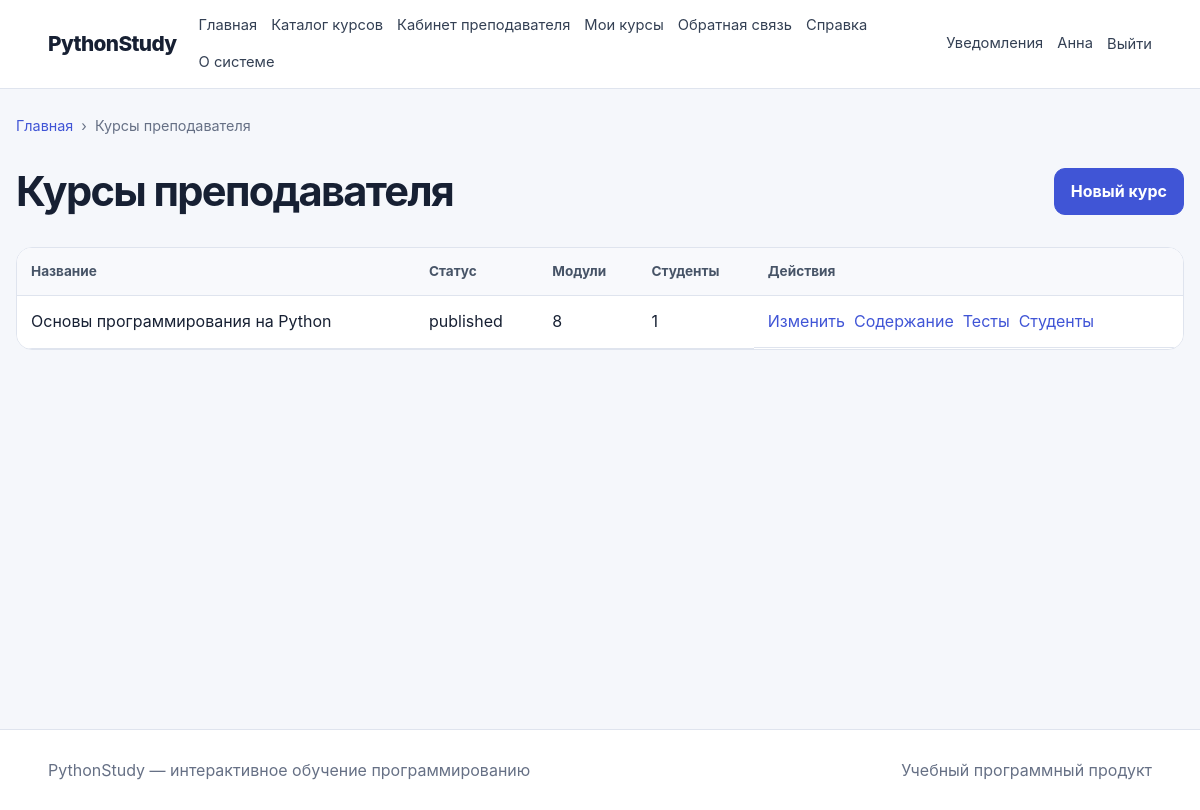
Screenshot of /teacher/courses (signed in) with the database file from the repository.
### app/models/user.py (models this page shows, shortened)
class User(UserMixin, TimestampMixin, db.Model):
    __tablename__ = "users"
    id = db.Column(db.BigInteger().with_variant(db.Integer, "sqlite"), primary_key=True)
    role_id = db.Column(db.BigInteger().with_variant(db.Integer, "sqlite"), db.ForeignKey("roles.id"), nullable=False)
    username = db.Column(db.String(80), unique=True, index=True)
    email = db.Column(db.String(255), unique=True, nullable=False, index=True)
    password_hash = db.Column(db.String(255), nullable=False)
    last_name = db.Column(db.String(100), nullable=False)
    first_name = db.Column(db.String(100), nullable=False)
    middle_name = db.Column(db.String(100))
    avatar_path = db.Column(db.String(500))
    status = db.Column(db.String(30), default="active", nullable=False, index=True)
    is_email_verified = db.Column(db.Boolean, default=False, nullable=False)
    last_login_at = db.Column(db.DateTime(timezone=True))
    role = db.relationship("Role", back_populates="users")
    taught_courses = db.relationship("Course", back_populates="teacher", foreign_keys="Course.teacher_id")
    enrollments = db.relationship("CourseEnrollment", back_populates="user", cascade="all, delete-orphan")
    lesson_progress = db.relationship("LessonProgress", back_populates="user", cascade="all, delete-orphan")
    submissions = db.relationship("Submission", back_populates="user", cascade="all, delete-orphan", foreign_keys="Submission.user_id")
    quiz_attempts = db.relationship("QuizAttempt", back_populates="user", cascade="all, delete-orphan")
    notifications = db.relationship("Notification", back_populates="user", cascade="all, delete-orphan")
    @property
    def is_active_account(self):
        return self.status == "active"
    @property
    def is_active(self):
        return self.is_active_account
    def has_role(self, *codes):
        return bool(self.role and self.role.code in codes)

### app/models/course.py (models this page shows, shortened)
class Course(TimestampMixin, db.Model):
    __tablename__ = "courses"
    id = db.Column(db.BigInteger().with_variant(db.Integer, "sqlite"), primary_key=True)
    teacher_id = db.Column(db.BigInteger().with_variant(db.Integer, "sqlite"), db.ForeignKey("users.id"), nullable=False)
    title = db.Column(db.String(255), nullable=False)
    slug = db.Column(db.String(255), unique=True, nullable=False, index=True)
    short_description = db.Column(db.String(500), nullable=False)
    full_description = db.Column(db.Text, nullable=False)
    cover_path = db.Column(db.String(500))
    difficulty = db.Column(db.String(30), default="beginner", nullable=False)
    status = db.Column(db.String(30), default="draft", nullable=False, index=True)
    estimated_hours = db.Column(db.Integer, default=1, nullable=False)
    passing_score = db.Column(db.Integer, default=70, nullable=False)
    is_sequential = db.Column(db.Boolean, default=True, nullable=False)
    published_at = db.Column(db.DateTime(timezone=True))
    teacher = db.relationship("User", back_populates="taught_courses", foreign_keys=[teacher_id])
    modules = db.relationship("CourseModule", back_populates="course", cascade="all, delete-orphan", order_by="CourseModule.order_index")
    enrollments = db.relationship("CourseEnrollment", back_populates="course", cascade="all, delete-orphan")
    quizzes = db.relationship("Quiz", back_populates="course", cascade="all, delete-orphan")

### app/teacher/routes.py (the view)
@bp.route("/courses")
@roles_required("teacher", "admin")
def courses():
    query = Course.query
    if current_user.has_role("teacher"):
        query = query.filter_by(teacher_id=current_user.id)
    return render_template("teacher/courses.html", courses=query.order_by(Course.created_at.desc()).all(), breadcrumbs=[("Главная", "public.index"), ("Курсы преподавателя", None)])

### app/context_processors.py (called while the page is built)
def inject_global_context():
    return {
        "current_path": request.path,
        "is_authenticated": current_user.is_authenticated,
    }

### app/templates/teacher/courses.html (shortened to what this page needs)
{% extends 'base.html' %}
{% block content %}
  <div class="page-title">
    <h1>Курсы преподавателя</h1>
    <a class="button" href="{{ url_for('teacher.course_create') }}">Новый курс</a>
  </div>
  <div class="table-wrap">
    <table>
      <thead>
        <tr>
          <th>Название</th>
          <th>Статус</th>
          <th>Модули</th>
          <th>Студенты</th>
          <th>Действия</th>
        </tr>
      </thead>
      <tbody>
        {% for course in courses %}
          <tr>
            <td>{{ course.title }}</td>
            <td>{{ course.status }}</td>
            <td>{{ course.modules|length }}</td>
            <td>{{ course.enrollments|length }}</td>
            <td class="actions-cell">
              <a href="{{ url_for('teacher.course_edit', course_id=course.id) }}">Изменить</a>
              <a href="{{ url_for('teacher.course_modules', course_id=course.id) }}">Содержание</a>
              <a href="{{ url_for('teacher.course_quizzes', course_id=course.id) }}">Тесты</a>
              <a href="{{ url_for('teacher.students', course_id=course.id) }}">Студенты</a>
            </td>
          </tr>
        {% else %}
          <tr>
            <td colspan="5">Курсов нет.</td>
          </tr>
        {% endfor %}
      </tbody>
    </table>
  </div>
{% endblock %}

### app/templates/base.html (shortened to what this page needs)
<!DOCTYPE html>
<html lang="ru">
  <head>
    <link rel="stylesheet" href="{{ url_for('static', filename='css/main.css') }}">
    <link rel="stylesheet" href="{{ url_for('static', filename='css/responsive.css') }}">
  </head>
  <body>
    <header class="topbar">
      <a class="brand" href="{{ url_for('public.index') }}">PythonStudy</a>
      <nav class="main-nav" aria-label="Основное меню">
        <a href="{{ url_for('public.index') }}">Главная</a>
        <a href="{{ url_for('public.courses') }}">Каталог курсов</a>
        {% if current_user.is_authenticated and current_user.has_role('student') %}
          <a href="{{ url_for('student.dashboard') }}">Личный кабинет</a>
          <a href="{{ url_for('student.my_courses') }}">Мои курсы</a>
          <a href="{{ url_for('student.submissions') }}">Решения</a>
          <a href="{{ url_for('student.quiz_attempts') }}">Тесты</a>
          <a href="{{ url_for('student.progress') }}">Прогресс</a>
          <a href="{{ url_for('student.achievements') }}">Достижения</a>
        {% elif current_user.is_authenticated and current_user.has_role('teacher') %}
          <a href="{{ url_for('teacher.dashboard') }}">Кабинет преподавателя</a>
          <a href="{{ url_for('teacher.courses') }}">Мои курсы</a>
        {% elif current_user.is_authenticated and current_user.has_role('admin') %}
          <a href="{{ url_for('admin.dashboard') }}">Администрирование</a>
          <a href="{{ url_for('admin.users') }}">Пользователи</a>
          <a href="{{ url_for('admin.settings') }}">Настройки</a>
        {% endif %}
        <a href="{{ url_for('public.feedback') }}">Обратная связь</a>
        <a href="{{ url_for('public.help_page') }}">Справка</a>
        <a href="{{ url_for('public.about') }}">О системе</a>
      </nav>
      <div class="auth-zone">
        {% if current_user.is_authenticated %}
          <a href="{{ url_for('student.notifications') }}">Уведомления</a>
          <a href="{{ url_for('student.profile') }}">{{ current_user.first_name }}</a>
          <form method="post" action="{{ url_for('auth.logout') }}" class="inline-form">
            <button class="link-button" type="submit">Выйти</button>
          </form>
        {% else %}
          <a href="{{ url_for('auth.login') }}">Войти</a>
          <a class="button small" href="{{ url_for('auth.register') }}">Регистрация</a>
        {% endif %}
      </div>
    </header>
    <main class="page-shell">
      {% include 'partials/breadcrumbs.html' %}
      {% block content %}{% endblock %}
    </main>
    <footer class="footer">
      <div>PythonStudy — интерактивное обучение программированию</div>
      <div>Учебный программный продукт</div>
    </footer>
  </body>
</html>

### app/static/css/main.css (style rules this page uses)
:root { --bg: #f5f7fb; --surface: #ffffff; --surface-soft: #eef2ff; --text: #172033; --muted: #667085; --line: #dfe4ee; --primary: #4055d6; --primary-dark: #2f43b9; --success: #18794e; --danger: #b42318; --warning: #a15c00; --radius: 16px; --shadow: 0 12px 35px rgba(27, 39, 94, 0.08); }
* { box-sizing: border-box; }
html { scroll-behavior: smooth; }
body { margin: 0; font-family: Inter, -apple-system, BlinkMacSystemFont, "Segoe UI", sans-serif; color: var(--text); background: var(--bg); line-height: 1.55; }
a { color: var(--primary); text-decoration: none; }
button, input, textarea, select { font: inherit; }
button { cursor: pointer; }
.topbar { position: sticky; top: 0; z-index: 20; display: grid; grid-template-columns: auto 1fr auto; align-items: center; gap: 22px; padding: 14px 4vw; background: rgba(255,255,255,.96); border-bottom: 1px solid var(--line); backdrop-filter: blur(14px); }
.brand { font-size: 1.3rem; font-weight: 850; color: var(--text); letter-spacing: -.03em; }
.main-nav, .auth-zone { display: flex; align-items: center; gap: 14px; flex-wrap: wrap; }
.main-nav a, .auth-zone a, .link-button { color: #344054; font-size: .92rem; }
.auth-zone { justify-content: flex-end; }
.inline-form { display: inline; margin: 0; }
.link-button { border: 0; background: transparent; padding: 0; }
.page-shell { width: min(1180px, calc(100% - 32px)); margin: 0 auto; min-height: calc(100vh - 160px); padding: 26px 0 56px; }
.footer { display: flex; justify-content: space-between; gap: 16px; padding: 28px 4vw; color: var(--muted); background: #fff; border-top: 1px solid var(--line); }
.button { display: inline-flex; align-items: center; justify-content: center; gap: 8px; border: 1px solid var(--primary); border-radius: 11px; padding: 10px 16px; background: var(--primary); color: #fff; font-weight: 700; text-decoration: none; transition: .15s ease; }
.actions, .page-title, .section-heading, .dashboard-header { display: flex; align-items: center; justify-content: space-between; gap: 18px; }
.page-title { margin-bottom: 24px; }
.page-title h1, .dashboard-header h1 { margin: 0; font-size: clamp(1.8rem, 4vw, 2.6rem); letter-spacing: -.04em; }
form { display: grid; gap: 14px; }
.table-wrap { overflow-x: auto; border: 1px solid var(--line); border-radius: var(--radius); background: #fff; }
table { width: 100%; border-collapse: collapse; background: #fff; }
th, td { padding: 13px 14px; text-align: left; border-bottom: 1px solid var(--line); vertical-align: top; }
th { color: #475467; background: #f8f9fc; font-size: .85rem; }
.actions-cell { display: flex; flex-wrap: wrap; gap: 9px; }

### rows the page displays
User: first_name "Анна"
Course: title "Основы программирования на Python", status "published", modules|length "8", enrollments|length "1"

### other values shown
{{ item[0] }} "Главная"
{{ item[0] }} "Курсы преподавателя"
